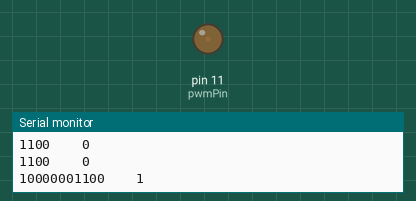
Recording of a sketch running on a simulated Arduino Uno, built with avr-gcc and run on an emulated ATmega328P. Shown: output pins drawn as LEDs (lit = HIGH), the last lines printed to the serial monitor.

Above: at 0.05 s.
At 2.9 s:
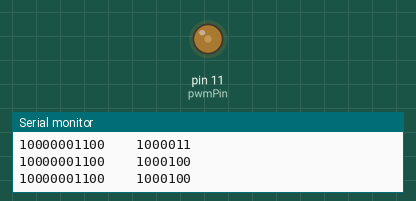
At 5.8 s:
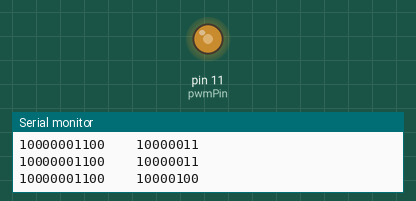
At 11.6 s:
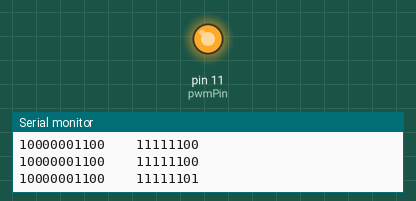
Timing chart, 0 to 15.2 s (numbered marks = the images above):
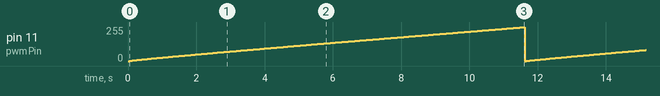

Measured:
- by itself, pin 11 (pwmPin): ramps from 0/255 to 254/255 and jumps back, once every 11.7 s

The sketch:

Pre-scalarPWM.ino
```cpp
  uint8_t pwmPin = 11;
  void setup(){
      pinMode(pwmPin,OUTPUT);
      Serial.begin(9600);
  }
  void loop() {
      for (int i=0; i<255; i++) {
        Serial.print(TCCR2A,BIN);
        Serial.print(TCCR2B,BIN);
        Serial.print("\t\t");
        Serial.println(OCR2A, BIN);
        analogWrite(pwmPin,i);
        Serial.print(TCCR2A,BIN);
        Serial.print(TCCR2B,BIN);
        Serial.print("\t\t");
        Serial.println(OCR2A, BIN);
        delay(30);
     }
  }
```
